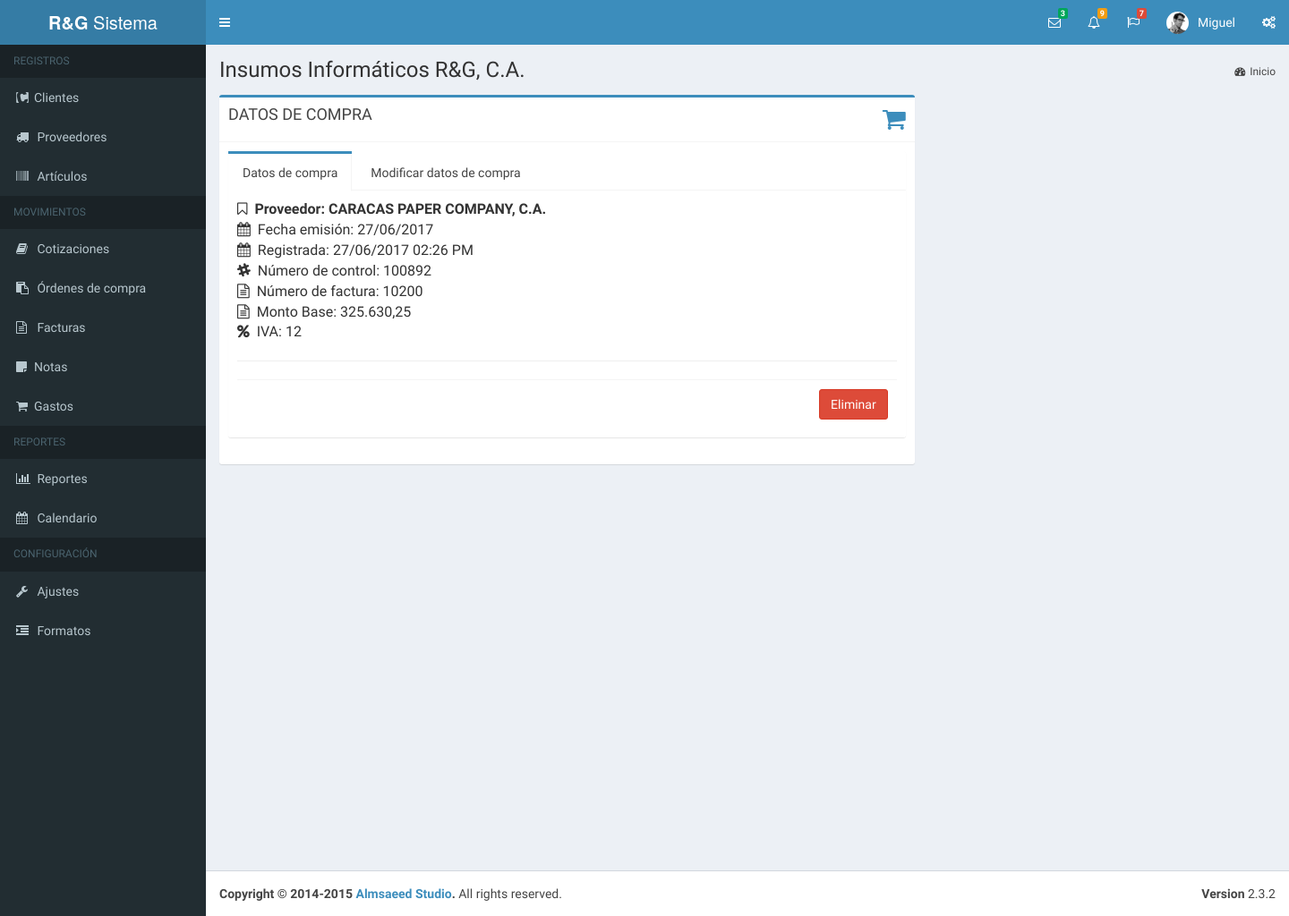
/ficha_compra.php?id=2 (signed in), run on the app's committed database.
### tables this page shows
CREATE TABLE IF NOT EXISTS `usuario` (
  `idUsuario` int(11) NOT NULL AUTO_INCREMENT,
  `usuario` varchar(60) NOT NULL,
  `password` varchar(60) NOT NULL,
  `nombre` varchar(80) DEFAULT NULL,
  `empresa` varchar(40) DEFAULT NULL,
  `subtitulo` varchar(120) DEFAULT NULL,
  `rif` varchar(15) DEFAULT NULL,
  `telefonos` varchar(80) DEFAULT NULL,
  `email` varchar(80) DEFAULT NULL,
  `vendedor` varchar(25) DEFAULT NULL,
  `direccion1` varchar(160) DEFAULT NULL,
  `direccion2` varchar(160) DEFAULT NULL,
  `ultima_act_doc` datetime DEFAULT NULL,
  PRIMARY KEY (`idUsuario`)
);

CREATE TABLE IF NOT EXISTS `compra` (
  `idCompra` int(5) NOT NULL AUTO_INCREMENT,
  `idProveedor` int(7) NOT NULL,
  `estado` varchar(15) DEFAULT NULL,
  `fecha_emision` datetime NOT NULL,
  `fecha_registro` datetime DEFAULT NULL,
  `fecha_modificacion` datetime DEFAULT NULL,
  `ncontrol` varchar(30) NOT NULL,
  `iva` float NOT NULL,
  `idUsuario` int(11) NOT NULL,
  `nfactura` varchar(30) NOT NULL,
  `monto` float(12,2) NOT NULL,
  PRIMARY KEY (`idCompra`)
);

CREATE TABLE IF NOT EXISTS `proveedor` (
  `idProveedor` int(7) NOT NULL AUTO_INCREMENT,
  `Nombre` varchar(51) NOT NULL,
  `rif` varchar(13) NOT NULL,
  `nit` int(11) DEFAULT NULL,
  `Direccion1` varchar(101) DEFAULT NULL,
  `Direccion2` varchar(101) DEFAULT NULL,
  `Ciudad` varchar(30) DEFAULT NULL,
  `pcontacto` varchar(60) DEFAULT NULL,
  `telefono1` varchar(20) DEFAULT NULL,
  `telefono2` varchar(20) DEFAULT NULL,
  `IdCondicion` int(2) DEFAULT NULL,
  `IdVendedor` int(1) DEFAULT NULL,
  `PagWeb` varchar(30) DEFAULT NULL,
  `Email` varchar(30) DEFAULT NULL,
  `NroPrecio` int(1) DEFAULT NULL,
  PRIMARY KEY (`idProveedor`)
);

### bd/data-usuario.php (called while the page is built, shortened)
<?php
	function obtenerUsuarioPorId( $idu, $dbh ){
		$sql = "select * from usuario where idUsuario = $idu";
		$data_user = mysql_fetch_array( mysql_query ( $sql, $dbh ) );
		return $data_user;
	}
?>

### bd/data-compra.php (called while the page is built, shortened)
<?php
	function obtenerCompraPorId( $dbh, $id, $idu ){
		$q = "Select c.idCompra as idcompra, c.monto as mbase, c.iva as iva,
		date_format(c.fecha_emision,'%d/%m/%Y') as femision, c.estado as estado,
		date_format(c.fecha_registro,'%d/%m/%Y %h:%i %p') as fregistro,
		c.ncontrol as ncontrol, c.nfactura as nfactura, p.idProveedor as idp, p.Nombre as proveedor
		from proveedor p, compra c
		where c.idProveedor = p.idProveedor and c.idCompra = $id and c.idUsuario = $idu";
		$data = mysql_fetch_array( mysql_query ( $q, $dbh ) );
		return $data;
	}
?>

### ficha_compra.php (the view, shortened to what this page needs)
<?php
	include( "bd/bd.php" );
	include( "bd/data-usuario.php" );
	include( "bd/data-compra.php" );
  include( "bd/data-proveedor.php" );
  if( isset( $_GET["id"] ) ){
    $compra = obtenerCompraPorId( $dbh, $_GET["id"], $_SESSION["user"]["idUsuario"] );
	}
?>
<!DOCTYPE html>
<html>
<head>
  <link rel="stylesheet" href="bootstrap/css/bootstrap.min.css">
    <link rel="stylesheet" href="css/font-awesome.min.css">
    <link rel="stylesheet" href="plugins/daterangepicker/daterangepicker-bs3.css">
    <link rel="stylesheet" href="plugins/iCheck/all.css">
    <link rel="stylesheet" href="plugins/colorpicker/bootstrap-colorpicker.min.css">
    <link rel="stylesheet" href="plugins/timepicker/bootstrap-timepicker.min.css">
    <link rel="stylesheet" href="plugins/datatables/dataTables.bootstrap.css">
    <link rel="stylesheet" href="plugins/select2/select2.min.css">
    <link rel="stylesheet" href="dist/css/AdminLTE.min.css">
    <link rel="stylesheet" href="dist/css/skins/_all-skins.min.css">
	  <link rel="stylesheet" type="text/css" href="css/style.css">
    <link rel="stylesheet" type="text/css" href="plugins/bootstrapvalidator-dist-0.5.3/dist/css/bootstrapValidator.css">
</head>
<body class="hold-transition skin-blue sidebar-mini">
<div class="wrapper">
  <header class="main-header">
    <nav class="navbar navbar-static-top" role="navigation">
      <a href="#" class="sidebar-toggle" data-toggle="offcanvas" role="button">
      </a>
      <div class="navbar-custom-menu">
        <ul class="nav navbar-nav">
          <?php include("sub-scripts/nav/mensajes.php");?>
          <?php include("sub-scripts/nav/notificaciones.php");?>
          <?php include("sub-scripts/nav/tareas.php");?>
          <?php include("sub-scripts/nav/perfil.php");?>
          <li><a href="#" data-toggle="control-sidebar"><i class="fa fa-gears"></i></a></li>
        </ul>
      </div>
    </nav>
  </header>
  <?php include("sub-scripts/nav/menu_ppal.php");?>
  <div class="content-wrapper">
    <?php include("sub-scripts/nav/contenido-cabecera.php");?>
    <section class="content">
    	<div class="row">
            <div class="col-md-8">
              <div id="ficha_compra" class="box box-primary">
                <div class="box-header with-border">
                  <h3 class="box-title">DATOS DE COMPRA</h3>
                  <div class="icon-color"><i class="fa fa-shopping-cart fa-2x"></i></div>
                </div>
                <div class="box-body">
                  <div class="nav-tabs-custom">
                    <ul class="nav nav-tabs">
                      <li class="active"><a href="#tab_1" data-toggle="tab">Datos de compra</a></li>
                      <li><a href="#tab_2" data-toggle="tab">Modificar datos de compra</a></li>
                    </ul>
                    <div class="tab-content">
                      <div class="tab-pane active" id="tab_1">
                        <div>
                          <span class="txh"><i class="fa fa-bookmark-o"></i>&nbsp;
                          <b>Proveedor: <?php echo $compra["proveedor"];?></b></span>
                        </div>
                        <div><span class="tx1">
                          <i class="fa fa-calendar"></i>&nbsp;
                          Fecha emisión: <?php echo $compra["femision"];?></span>
                        </div>
                        <div><span class="tx1">
                          <i class="fa fa-calendar"></i>&nbsp;
                          Registrada: <?php echo $compra["fregistro"];?></span>
                        </div>
                        <div><span class="tx1">
                          <i class="fa fa fa-slack"></i>&nbsp;
                          Número de control: <?php echo $compra["ncontrol"];?></span>
                        </div>
                        <div><span class="tx1">
                          <i class="fa fa-file-text-o"></i>&nbsp;
                          Número de factura: <?php echo $compra["nfactura"];?></span>
                        </div>
                        <div><span class="tx1">
                          <i class="fa fa-file-text-o"></i>&nbsp;
                          Monto Base: <?php echo number_format( $compra["mbase"], 2, ",", "." );?></span>
                        </div>
                        <div><span class="tx1">
                          <i class="fa fa-percent"></i>&nbsp;
                          IVA: <?php echo $compra["iva"];?></span>
                        </div>
                        <hr>
                        <?php if( $compra["estado"] == "creada" ) { ?>
                        <div class="box-footer" align="right">
                          <button type="button" class="btn btn-danger original btn_edo_accion" id="btn_confirmacion"
                          data-toggle="modal" data-target="#ventana_confirmacion">Eliminar</button>
                        </div>
                        <?php } ?>
                      </div>
                    </div>
                  </div>
                </div>
              </div>
            </div>
            <div class="col-md-6">
            </div>
          </div>
    </section>
  </div>
  <?php include("sub-scripts/nav/footer.php"); ?>
</div>
</body>
</html>

### sub-scripts/nav/perfil.php (shortened to what this page needs)
<?php
  $usuario = obtenerUsuarioPorId( $_SESSION["user"]["idUsuario"], $dbh );
?>
<li class="dropdown user user-menu">
<a href="#" class="dropdown-toggle" data-toggle="dropdown">
  <img src="dist/img/user2-160x160.jpg" class="user-image" alt="User Image">
  <span class="hidden-xs"><?php echo $usuario["nombre"]; ?></span>
</a>
</li>

### sub-scripts/nav/contenido-cabecera.php
<section class="content-header">
  <h1>
    <?php echo $usuario["empresa"]; ?><small></small>
  </h1>
  <ol class="breadcrumb">
    <li><a href="main.php"><i class="fa fa-dashboard"></i>Inicio</a></li>
  </ol>
</section>

### css/style.css (style rules this page uses)
.icon-color { color:#3C8DBC; float:right; }
.tx1, .txh { font-size: 16px; }

### data on the page
usuario: nombre "Miguel", empresa "Insumos Informáticos R&G, C.A."
compra: idProveedor.Nombre "CARACAS PAPER COMPANY, C.A.", ncontrol "100892", nfactura "10200", monto "325.630,25", iva "12"

### other printed values
$compra["femision"] "27/06/2017"
$compra["fregistro"] "27/06/2017 02:26 PM"
